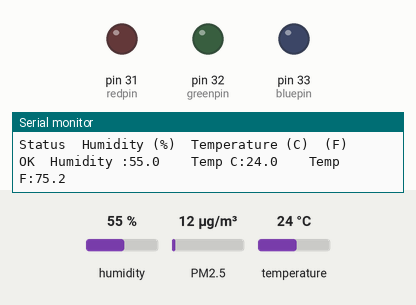
The sketch below on a simulated Arduino Mega 2560, built with avr-gcc and run on an emulated ATmega2560. On the bench: output pins drawn as LEDs (lit = HIGH), the last lines printed to the serial monitor. Wiring (inferred from the names in the program): dust sensor: data pin 8. The test bench sets the inputs (shaded band); at power-on: PM2.5 12 µg/m³, humidity 55 %, temperature 24 °C. Storage starts empty.

Above: at 1.2 s.
1.3 s: PM2.5 set to 20 µg/m³
5.9 s: PM2.5 set to 26 µg/m³
At 8.5 s:
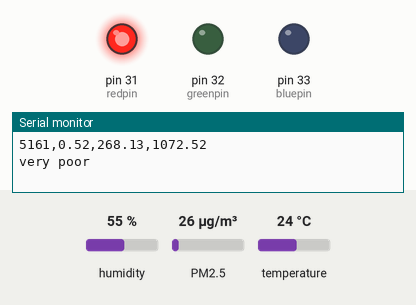
9.3 s: PM2.5 set to 6 µg/m³
At 11.2 s:
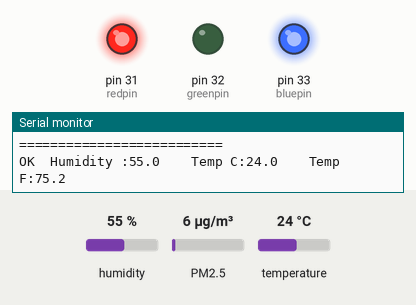
11.5 s: PM2.5 set to 75 µg/m³
At 13.0 s:
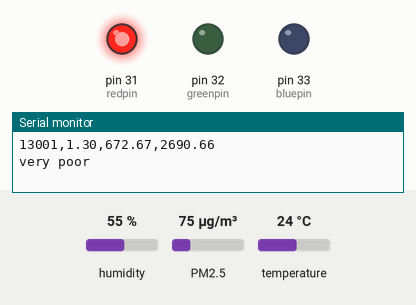
Timing chart, 0 to 14.5 s (numbered marks = the images above; inputs shaded):
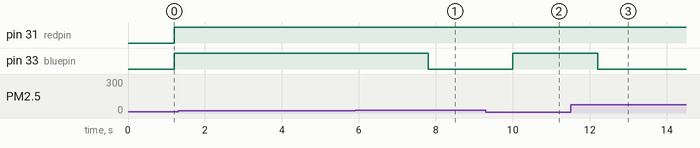

Measured:
- the behaviour switches between 23 and 24 µg/m³ on PM2.5 (found by bisection; images 0 and 1)
- after the input at 5.9 s, pin 33 (bluepin): HIGH → LOW after 1.9 s
- after the input at 9.3 s, pin 33 (bluepin): LOW → HIGH after 0.70 s
- after the input at 11.5 s, pin 33 (bluepin): HIGH → LOW after 0.70 s

The sketch:

DroneProject.ino
```cpp
/* DHT22 = 9

 JST Pin 1 (Black Wire)  => Arduino GND                        DUST
 JST Pin 3 (Red wire)    => Arduino 5VDC
 JST Pin 4 (Blue wire) => Arduino Digital Pin 8

Any Arduino pins labeled:  SDA  SCL                           BMP180
Uno, Redboard, Pro:        A4   A5
Mega2560, Due:             20   21
Leonardo:                   2    3

 ** DI - pin 11                                              SD card
 ** DO - pin 12
 ** CLK - pin 13
 ** CS - pin 10
                           RX 5                             GPS
                           TX 6 */

#include "DHT.h"
#include <SFE_BMP180.h>
#include <Wire.h>
#include <SPI.h>
#include <SdFat.h>
#include "TinyGPS++.h"
#include "SoftwareSerial.h"

#define dislog true
#define FILE_NAME "Hello.txt"

DHT dht;
SFE_BMP180 pressure;
SdFat SD;
File myFile;
SoftwareSerial serial_connection(5, 6); //RX=pin 5, TX=pin 6
TinyGPSPlus gps;

double baseline;
const int chipSelect = 10;
int redpin = 31; // select the pin for the red LED       //Dust Monitor
int greenpin = 32 ;// select the pin for the green LED
int bluepin = 33; // select the pin for the blue LED
int pin = 8;
unsigned long duration;
unsigned long starttime;
unsigned long sampletime_ms = 1000;//sampe 30s ;
unsigned long lowpulseoccupancy = 0;
float ratio = 0;
float concentration = 0;
float smallConcentration = 0;
char tmp ;

void dht22() {
      float humidity = dht.getHumidity(); // คำสั่งดึงค่าความชื้นจาก DHT22
      float temperature = dht.getTemperature(); // คำสั่งดึงค่าอุณหภูมิจาก DHT22
      Serial.print(dht.getStatusString());
      myFile.print(dht.getStatusString());
      Serial.print("\tHumidity :");
      myFile.print("\tHumidity :");
      Serial.print(humidity, 1);
      myFile.print(humidity, 1);
      Serial.print("\t\tTemp C:");
      myFile.print("\t\tTemp C:");
      Serial.print(temperature, 1);
      myFile.print(temperature, 1);
      Serial.print("\t\tTemp F:");
      myFile.print("\t\tTemp F:");
      Serial.println(dht.toFahrenheit(temperature), 1); // แปลงองศาเซลเซียสเป็นฟาเรนไฮน์
      myFile.println(dht.toFahrenheit(temperature), 1);
      delay(1000);
    }

/*void bmp180()
{
  double a,P;
  P = getPressure();
  a = pressure.altitude(P,baseline);

  Serial.print("relative altitude: ");
  myFile.print("relative altitude: ");
  if (a >= 0.0) Serial.print(" "); // add a space for positive numbers
  Serial.print(a,1);
  myFile.print(a,1);
  Serial.print(" meters, ");
  myFile.print(" meters, ");
  if (a >= 0.0) Serial.print(" "); // add a space for positive numbers
  Serial.print(a*3.28084,0);
  myFile.print(a*3.28084,0);
  Serial.println(" feet");
  myFile.println(" feet");

}

double getPressure()
{
  char status;
  double T,P,p0,a;
  status = pressure.startTemperature();
  if (status != 0)
  {
    delay(status);
    status = pressure.getTemperature(T);
    if (status != 0)
    {
      status = pressure.startPressure(3);
      if (status != 0)
      {
        delay(status);
        status = pressure.getPressure(P,T);
        if (status != 0)
        {
          return(P);
        }
        else Serial.println("error retrieving pressure measurement\n");
      }
      else Serial.println("error starting pressure measurement\n");
    }
    else Serial.println("error retrieving temperature measurement\n");
  }
  else Serial.println("error starting temperature measurement\n");

}
*/
void dust() {
  duration = pulseIn(pin, LOW);
  lowpulseoccupancy = lowpulseoccupancy+duration;

  if ((millis()-starttime) > sampletime_ms)//if the sampel time == 30s
  {
    ratio = lowpulseoccupancy/(sampletime_ms*10.0);  // Integer percentage 0=>100
    concentration = 1.1*pow(ratio,3)-3.8*pow(ratio,2)+520*ratio+0.62; // using spec sheet curve
    smallConcentration = concentration*4;
    Serial.print(lowpulseoccupancy);

    myFile.print(lowpulseoccupancy);
    Serial.print(",");
    myFile.print(",");
    Serial.print(ratio);
    myFile.print(ratio);
    Serial.print(",");
    myFile.print(",");
    Serial.print(concentration);
    myFile.print(concentration);
    Serial.print(",");
    myFile.print(",");
    Serial.println(smallConcentration);//roughly multiply by 4 to get particles > 0.5 micron
    myFile.println(smallConcentration);
    lowpulseoccupancy = 0;
    starttime = millis();
    if (smallConcentration > 1000.0) { // air quality is VERY POOR
      analogWrite(redpin, 255);
      analogWrite(greenpin, 0);
      analogWrite(bluepin, 0);
      Serial.println("very poor");
      myFile.println("very poor");
    }
    else if (smallConcentration > 1050.0) { // air quality is POOR
      analogWrite(redpin, 255);
      analogWrite(greenpin, 255);
      analogWrite(bluepin, 0);
      Serial.println("poor");
      myFile.println("poor");
    }
    else if (smallConcentration > 300.0) { // air quality is FAIR
      analogWrite(redpin, 255);
      analogWrite(greenpin, 0);
      analogWrite(bluepin, 255);
      Serial.println("fair");
      myFile.println("fair");
    }
    else if (smallConcentration > 150.0) { // air quality is GOOD
      analogWrite(redpin, 0);
      analogWrite(greenpin, 255);
      analogWrite(bluepin, 255);
      Serial.println("good");
      myFile.println("good");
    }
    else if (smallConcentration > 75.0) { // air quality is VERY GOOD
      analogWrite(redpin, 0);
      analogWrite(greenpin, 0);
      analogWrite(bluepin, 255);
      Serial.println("very good");
      myFile.println("very good");
    }
    else { // air quality is EXCELLENT (<75)
      analogWrite(redpin, 0);
      analogWrite(greenpin, 255);
      analogWrite(bluepin, 0);
      Serial.println("excellent");
      myFile.println("excellent");
    }
  }
delay(1000);
}

void collecting()
{
  while(serial_connection.available())//While there are characters to come from the GPS
  {
    tmp = serial_connection.read();
    gps.encode(tmp);
  }
  if(gps.location.isUpdated())
  {
  Serial.print("Date: ");
  myFile.print("Date: ");
  Serial.print(gps.date.day()); Serial.print("/");
  myFile.print(gps.date.day()); myFile.print("/");
  Serial.print(gps.date.month()); Serial.print("/");
  myFile.print(gps.date.month()); myFile.print("/");
  Serial.print(gps.date.year()); Serial.print("\t");
  myFile.print(gps.date.year()); myFile.print("\t");
  Serial.print("Time: ");
  myFile.print("Time: ");
  Serial.print(gps.time.hour()); Serial.print(":");
  myFile.print(gps.time.hour()); myFile.print(":");
  Serial.print(gps.time.minute()); Serial.print(":");
  myFile.print(gps.time.minute()); myFile.print(":");
  Serial.print(gps.time.second()); Serial.print(":");
  myFile.print(gps.time.second()); myFile.print(":");
  Serial.print(gps.time.centisecond()); Serial.print("\n");
  myFile.print(gps.time.centisecond()); myFile.print("\n");
  Serial.print(gps.location.lat(), 6); Serial.print("\t");
  myFile.print(gps.location.lat(), 6); myFile.print("\t");
  Serial.print(gps.location.lng(), 6); Serial.print("\n");
  myFile.print(gps.location.lng(), 6); myFile.print("\n");
  }
}


void setup() {

  Serial.begin(9600);
  Serial.println();
  serial_connection.begin(9600);//This opens up communications to the GPS
  Serial.println("GPS Start");//Just show to the monitor that the sketch has started

  Serial.print("HELLO MY NAME IS PKBSSSSSSSSSSSSSSSSSSSSSSSSSS");
  if(!SD.begin(chipSelect)) return ; //SD CARD
  SD.remove(FILE_NAME);
   myFile = SD.open(FILE_NAME, O_RDWR | O_CREAT | O_APPEND);
   if (!myFile) {
    Serial.println("opening test.txt failed");
  }
  Serial.print("SD card is ready.\n");
  myFile.print("SD card is ready.\n");


  Serial.println();  //dht22
  myFile.println("Status\tHumidity (%)\tTemperature (C)\t(F)");
  dht.setup(9);


 /* Serial.println("REBOOT"); //BMP180
  myFile.println("REBOOT");
  if (pressure.begin())
  Serial.println("BMP180 init success");
  else{
  Serial.println("BMP180 init fail (disconnected?)\n\n");
  myFile.println("BMP180 init fail (disconnected?)\n\n");
  while(1);}
  baseline = getPressure();
  Serial.print("baseline pressure: ");
  myFile.print("baseline pressure: ");
  Serial.print(baseline);
  myFile.print(baseline);
  Serial.println(" mb");
  myFile.println(" mb");  */

  pinMode(redpin, OUTPUT); //DUST
  pinMode(bluepin, OUTPUT);
  pinMode(greenpin, OUTPUT);
  pinMode(8,INPUT);
  starttime = millis();//get the current time;

    myFile.seek(0);
   int c;
   // print the current file.
    while ((c = myFile.read()) >= 0) {
   Serial.write(c);
    }

}


void loop() {


   dht22();

   //bmp180();

   dust();

   myFile.println("==========================");
   Serial.println("==========================");

}
```
